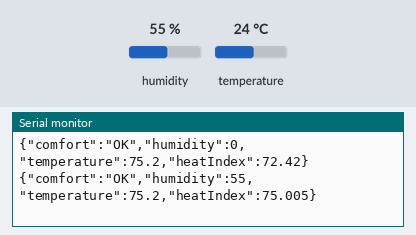
A sketch run on a simulated Arduino Uno, built with avr-gcc and run on an emulated ATmega328P. Shown: the last lines printed to the serial monitor. Inputs (shaded band) come from the test bench; at power-on: humidity 55 %, temperature 24 °C.

Above: at 4.8 s.
4.9 s: humidity set to 22 %
At 6.6 s:
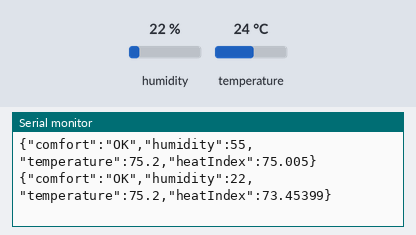
7.9 s: temperature set to 12 °C
At 8.7 s:
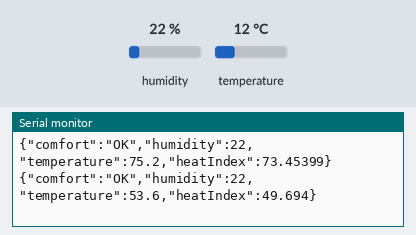
10.9 s: humidity set to 40 %
At 12.7 s:
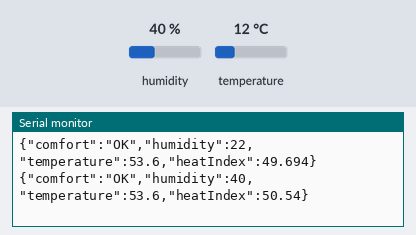
Timing chart, 0 to 14.2 s (numbered marks = the images above; inputs shaded):
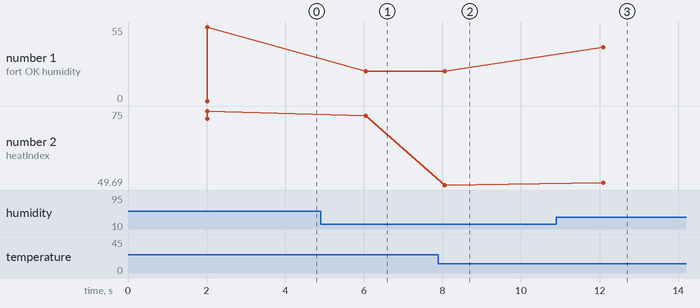

Measured:
- after the input at 4.9 s, the serial monitor: prints a new line after 1.1 s (image 1)
- after the input at 7.9 s, the serial monitor: prints a new line after 0.16 s (image 2)
- after the input at 10.9 s, the serial monitor: prints a new line after 1.2 s (image 3)
- plotted number 1: 55 → 22 after the input at 4.9 s, 22 → 40 after the input at 10.9 s
- plotted number 2: 75 → 73.45 after the input at 4.9 s, 73.45 → 49.69 after the input at 7.9 s, 49.69 → 50.54 after the input at 10.9 s

The sketch:

basic_DHT22.ino
```cpp
#include <DHTesp.h>
#include <ArduinoJson.h>

/************ Variables ******************/
DHTesp dht;

const int BUFFER_SIZE = 128;

float diffTEMP = 0.5;
float tempValue;
float diffHUM = 1;
float humValue;

/********************************** START SETUP*****************************************/
void setup()
{
  Serial.begin(115200);
  Serial.println();
  dht.setup(4); // data pin 4
}

/********************************** BUILD JSON AND SEND********************************/
void sendState() {
  StaticJsonBuffer<BUFFER_SIZE> jsonBuffer;
  JsonObject& root = jsonBuffer.createObject();

  root["comfort"] = dht.getStatusString();
  root["humidity"] = humValue;
  root["temperature"] = dht.toFahrenheit(tempValue);
  root["heatIndex"] =   dht.computeHeatIndex(dht.toFahrenheit(tempValue), humValue, true);

  char buffer[root.measureLength() + 1];
  root.printTo(buffer, sizeof(buffer));
  Serial.println(buffer);
}

/********************************** CHECK SENSOR DIFFERNCE ENOUGH TO SEND*************/
bool checkBoundSensor(float newValue, float prevValue, float maxDiff) {
  return newValue < prevValue - maxDiff || newValue > prevValue + maxDiff;
}

/********************************** START MAIN LOOP***************************************/
void loop()
{
  delay(dht.getMinimumSamplingPeriod()); //for DHT22 it is 2000 ms

  float newHumValue = dht.getHumidity();
  float newTempValue = dht.getTemperature();

 if (checkBoundSensor(newTempValue, tempValue, diffTEMP)) {
   tempValue = newTempValue;
   sendState();
 }
 if (checkBoundSensor(newHumValue, humValue, diffHUM)) {
   humValue = newHumValue;
   sendState();
 }
}
```
